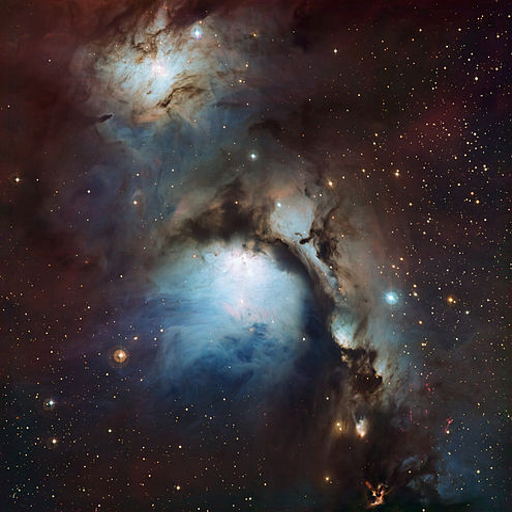
%> input picture Meilenstein05/src/Aufgabe_01/space.png, 512 x 512 px
$ octave auv_05_Aufgabe_1.m   (GNU Octave 9; MATLAB toolbox functions it lacks are replaced by stand-ins)
%> lines starting %> are read from the running program, lines starting %| are printed output that depends on the picture
%created by Patrick Felschen, Julian Voss
%Lecture: Audio und Videotechnik

clc;
clear;
close all;

img = double(imread('space.png'));
ori = uint8(img);
%> ori is the input picture: size 512x512x3 uint8; mean R, G, B 60.9, 53.5, 55.7

%% Farbkanaele in Bloecke aufteilen
imgR = img(:,:,1);
imgG = img(:,:,2);
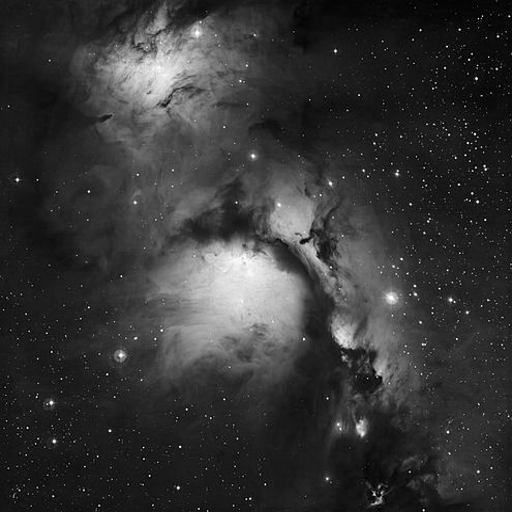
%> imgG: size 512x512 double; min 0, max 255, mean 53.5
imgB = img(:,:,3);
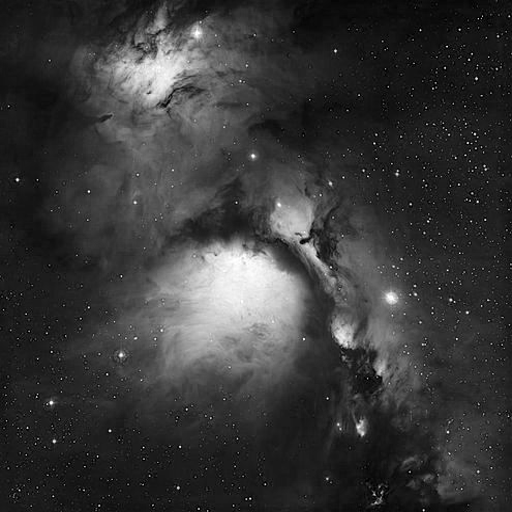
%> imgB: size 512x512 double; min 0, max 255, mean 55.7

blocksize = 32;

N = blocksize*ones(1,16);
blocksR = mat2cell(imgR,N,N);
%> blocksR = 256 items
blocksG = mat2cell(imgG,N,N);
%> blocksG = 256 items
blocksB = mat2cell(imgB,N,N);
%> blocksB = 256 items

dctR = blocksR;
%> dctR = 256 items
dctG = blocksG;
%> dctG = 256 items
dctB = blocksB;
%> dctB = 256 items

%% Quantisierungsmatrix aufstellen
quality = 6;
Q = [];
for i = 0 :blocksize-1
    for j = 0: blocksize-1
        Q(i+1,j+1)=1+(1+i+j)*quality;
    end
end

%% Bloecke iterieren, transformieren, quantisieren und rekonstruieren
for i=1: size(blocksR)
    for j=1: size(blocksR)
        I = blocksR{i, j};
        %Kodierung
        f = I - 128;
        DCT = dct2(f);
        P = round(DCT./Q);
        dctR{i ,j} = P;
        %Dekodierung
        F_rec = P.*Q;
        f_rec = idct2(F_rec);
        I_rec = f_rec + 128;
        blocksR{i, j} = I_rec;
    end
end

for i=1: size(blocksG)
    for j=1: size(blocksG)
        I = blocksG{i, j};
        %Kodierung
        f = I - 128;
        DCT = dct2(f);
        P = round(DCT./Q);
        dctG{i ,j} = P;
        %Dekodierung
        F_rec = P.*Q;
        f_rec = idct2(F_rec);
        I_rec = f_rec + 128;
        blocksG{i, j} = I_rec;
    end
end

for i=1: size(blocksB)
    for j=1: size(blocksB)
        I = blocksB{i, j};
        %Kodierung
        f = I - 128;
        DCT = dct2(f);
        P = round(DCT./Q);
        dctB{i ,j} = P;
        %Dekodierung
        F_rec = P.*Q;
        f_rec = idct2(F_rec);
        I_rec = f_rec + 128;
        blocksB{i, j} = I_rec;
    end
end

%% Matrix wiederherstellen
matR = cell2mat(blocksR);
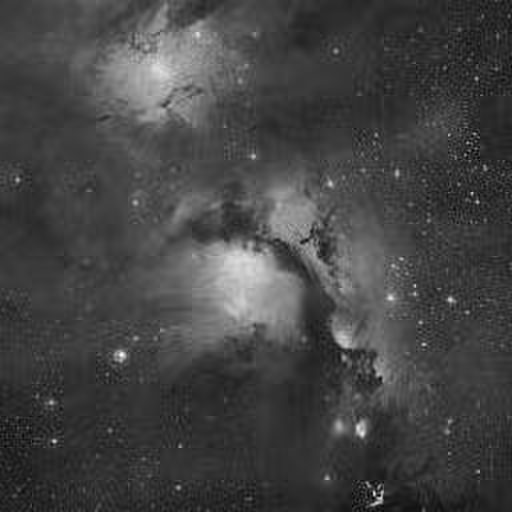
%> matR: size 512x512 double; min -23.94, max 291.5, mean 60.9; drawn with min black and max white
matG = cell2mat(blocksG);
matB = cell2mat(blocksB);
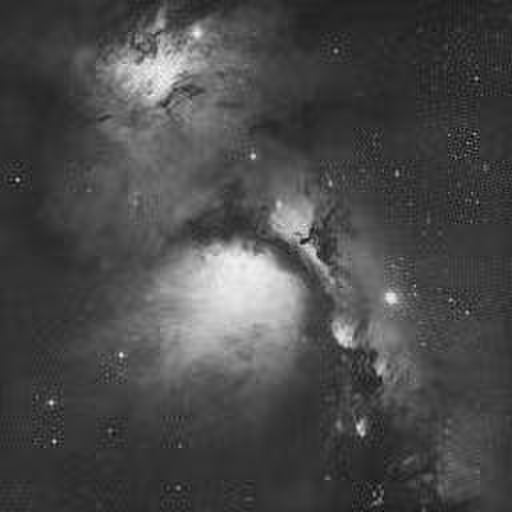
%> matB: size 512x512 double; min -32.46, max 271.1, mean 55.7; drawn with min black and max white

matDctR = cell2mat(dctR);
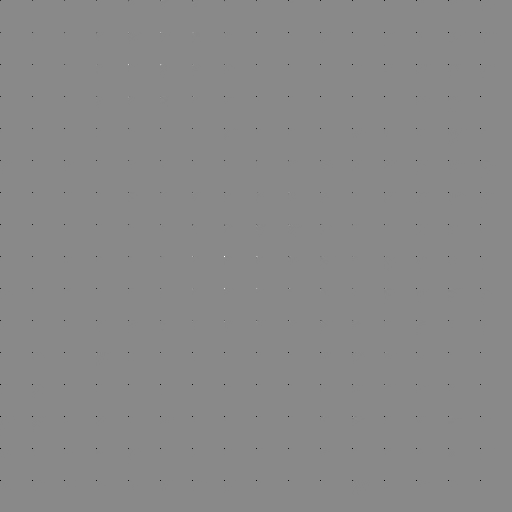
%> matDctR: size 512x512 double; min -494, max 424, mean -0.3; drawn with min black and max white
matDctG = cell2mat(dctG);
matDctB = cell2mat(dctB);

imgOut(:,:,1) = uint8(matR);
imgOut(:,:,2) = uint8(matG);
imgOut(:,:,3) = uint8(matB);
%> imgOut: size 512x512x3 uint8

dctOut(:,:,1) = matDctR;
dctOut(:,:,2) = matDctG;
dctOut(:,:,3) = matDctB;

%% Plot
set(gcf, 'WindowState', 'maximized');

subplot(1,3,1);
imshow(ori, []);

subplot(1,3,2);
imshow(dctOut, []);

subplot(1,3,3);
imshow(imgOut, []);
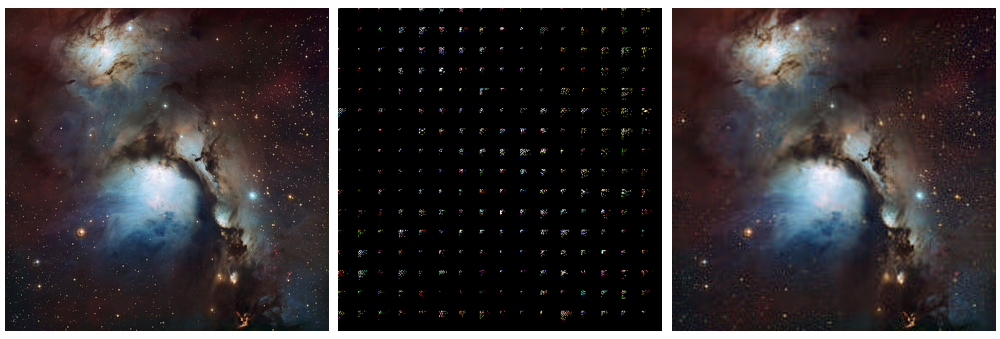
%> figure redrawn from the program's plot data, 3 panels

imwrite(ori, 'original.png');
imwrite(dctOut, 'dct.png');
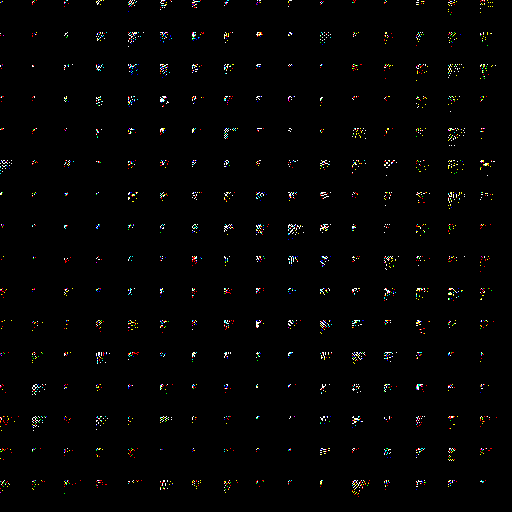
%> saved as dct.png: size 512x512x3 uint8; mean R, G, B 3.5, 3.1, 2.7
imwrite(imgOut, 'reconst.png');
